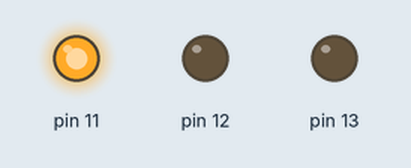
A sketch run on a simulated Arduino Uno, built with avr-gcc and run on an emulated ATmega328P. Shown: output pins drawn as LEDs (lit = HIGH).

Above: at 0.5 s.
At 1.2 s:
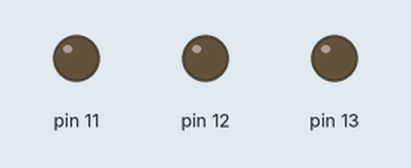
At 2.0 s:
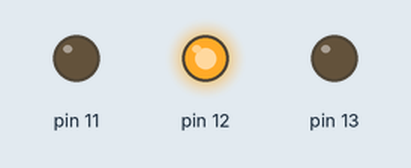
At 3.5 s:
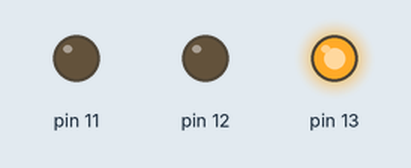
Timing chart, 0 to 5.9 s (numbered marks = the images above):
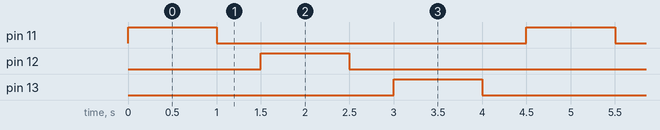

The sketch:

p3_ejercicio1.ino
```cpp
//autor: Miguel Molinero Martín

void setup() { // código de inicialización (se ejecuta una vez al principio)
 pinMode(13, OUTPUT);
 pinMode(12, OUTPUT);
 pinMode(11, OUTPUT);
}

void loop() { // código del programa principal (se ejecuta repetidamente)
 digitalWrite(11, HIGH); // encender el LED (voltaje a HIGH)
 delay(1000); // esperar encendido durante 1 segundo (1000 mseg)
 digitalWrite(11, LOW); // apagar el LED (voltaje a LOW)
 delay(500); // esperar apagado durante 100 milisegundos

 digitalWrite(12, HIGH); // encender el LED (voltaje a HIGH)
 delay(1000); // esperar encendido durante 1 segundo (1000 mseg)
 digitalWrite(12, LOW); // apagar el LED (voltaje a LOW)
 delay(500); // esperar apagado durante 100 milisegundos

 digitalWrite(13, HIGH); // encender el LED (voltaje a HIGH)
 delay(1000); // esperar encendido durante 1 segundo (1000 mseg)
 digitalWrite(13, LOW); // apagar el LED (voltaje a LOW)
 delay(500); // esperar apagado durante 100 milisegundos
}
```

Measured:
- by itself, pin 11–13: alternates HIGH for 1.0 s and LOW for 3.5 s
- by itself, everything shown: repeats every 4.5 s, in 6 steps
